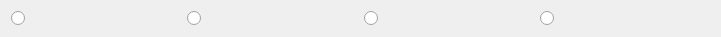
  <widget class="QWidget" name="horizontalLayoutWidget_5">
   <property name="geometry">
    <rect>
     <x>260</x>
     <y>220</y>
     <width>721</width>
     <height>31</height>
    </rect>
   </property>
   <layout class="QHBoxLayout" name="cw3Layout">
    <item>
     <widget class="QRadioButton" name="cw3Ready">
      <property name="sizePolicy">
       <sizepolicy hsizetype="Minimum" vsizetype="Fixed">
        <horstretch>0</horstretch>
        <verstretch>0</verstretch>
       </sizepolicy>
      </property>
      <property name="baseSize">
       <size>
        <width>0</width>
        <height>0</height>
       </size>
      </property>
      <property name="font">
       <font>
        <pointsize>20</pointsize>
       </font>
      </property>
      <property name="text">
       <string/>
      </property>
      <property name="checked">
       <bool>false</bool>
      </property>
     </widget>
    </item>
    <item>
     <widget class="QRadioButton" name="cw3Corrections">
      <property name="sizePolicy">
       <sizepolicy hsizetype="Minimum" vsizetype="Fixed">
        <horstretch>0</horstretch>
        <verstretch>0</verstretch>
       </sizepolicy>
      </property>
      <property name="font">
       <font>
        <pointsize>20</pointsize>
       </font>
      </property>
      <property name="text">
       <string/>
      </property>
      <property name="checked">
       <bool>false</bool>
      </property>
     </widget>
    </item>
    <item>
     <widget class="QRadioButton" name="cw3FirstTime">
      <property name="sizePolicy">
       <sizepolicy hsizetype="Minimum" vsizetype="Fixed">
        <horstretch>0</horstretch>
        <verstretch>0</verstretch>
       </sizepolicy>
      </property>
      <property name="font">
       <font>
        <pointsize>20</pointsize>
       </font>
      </property>
      <property name="text">
       <string/>
      </property>
      <property name="checked">
       <bool>false</bool>
      </property>
     </widget>
    </item>
    <item>
     <widget class="QRadioButton" name="cw3NotReady">
      <property name="sizePolicy">
       <sizepolicy hsizetype="Minimum" vsizetype="Fixed">
        <horstretch>0</horstretch>
        <verstretch>0</verstretch>
       </sizepolicy>
      </property>
      <property name="font">
       <font>
        <pointsize>20</pointsize>
       </font>
      </property>
      <property name="text">
       <string/>
      </property>
      <property name="checked">
       <bool>false</bool>
      </property>
     </widget>
    </item>
   </layout>
  </widget>
